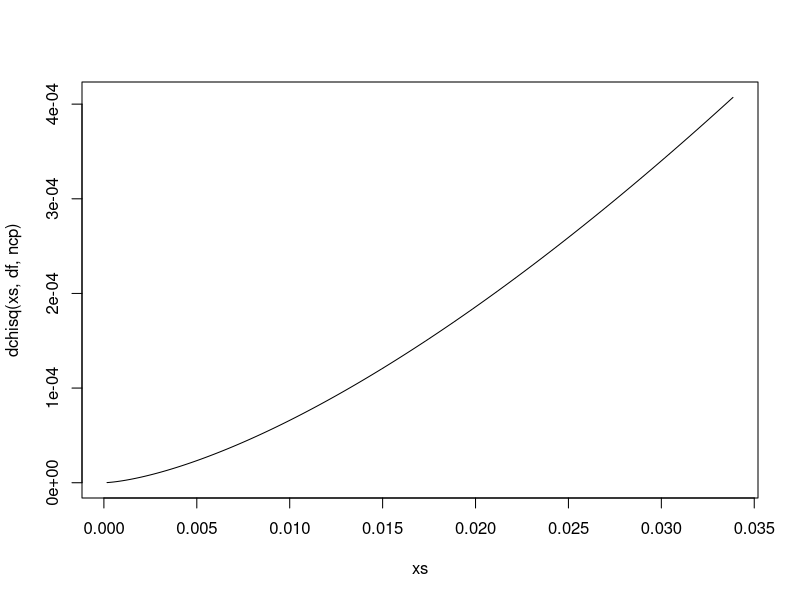
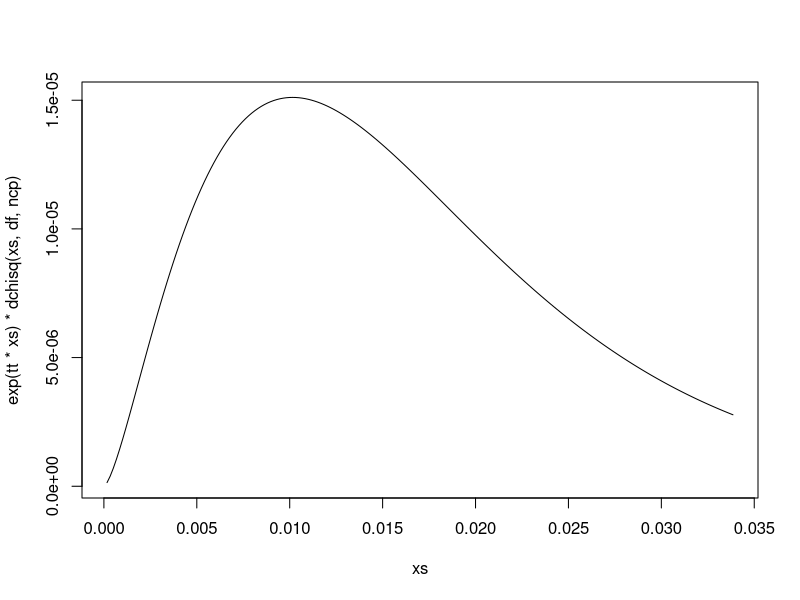
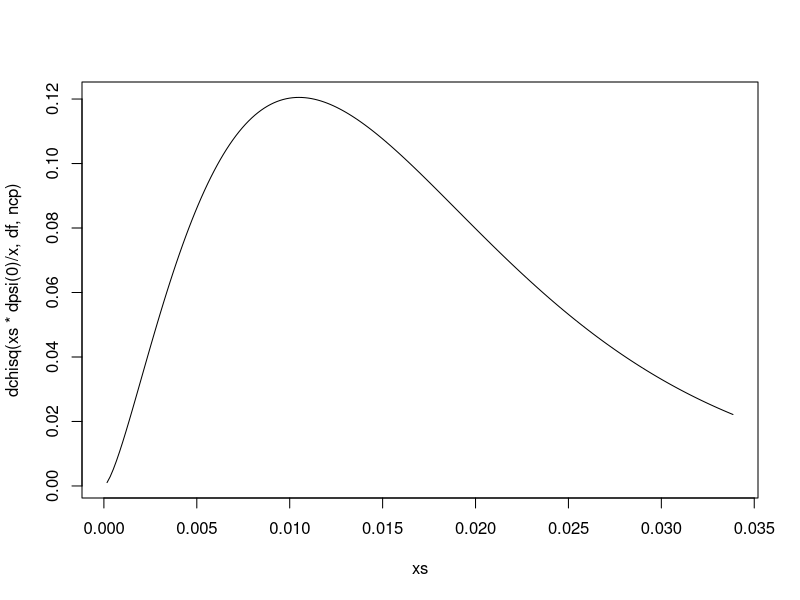
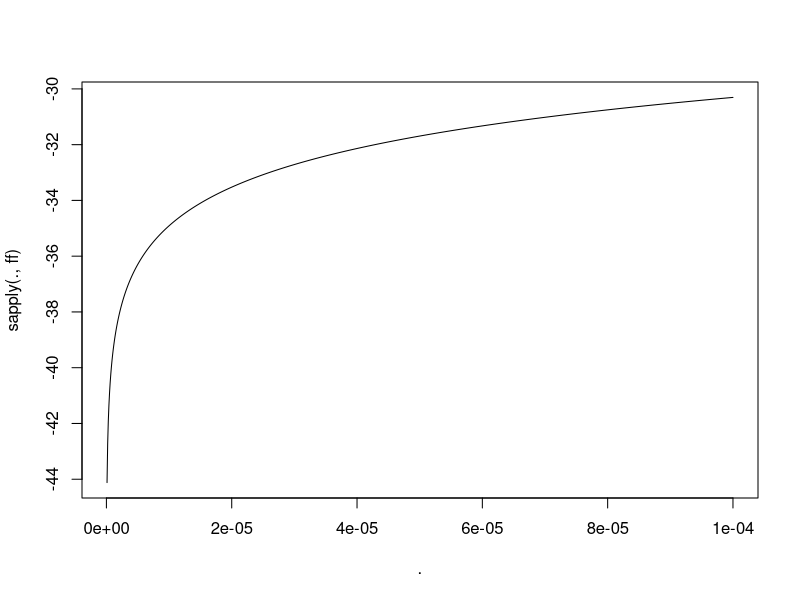

Recreate these plots in R, in order.
####
##  General non-central chi squared
####

library(pracma); library(magrittr)

f2 <- function(x, y=0) sum((x-y)^2)

## probability that x in S^(p-1) has x[1] > 1-2*u
lcap_prob <- function(p, u) {
  log(1/2) + pbeta((1 - 2*u)^2, 1/2, (p+1)/2, lower.tail=FALSE, log.p = TRUE)
}

rgchisq0 <- function(n, Sigma, mu) {
  p <- dim(Sigma)[1]
  L <- chol(Sigma)
  x <- L %*% (randn(p, n) + mu)
  colSums(x^2)
}

rgchisq <- function(n, Sigma, mu) {
  p <- dim(Sigma)[1]
  res <- eigen(Sigma); ls <- res$values
  nu <- as.numeric(t(res$vectors) %*% mu)
  x <- sqrt(ls) * (randn(p, n) + nu)
  colSums(x^2)
}

mgf_gchisq <- function(tt, Sigma, mu, log = FALSE) {
  p <- dim(Sigma)[1]
  tt <- t(t(tt))
  res <- eigen(Sigma); ls <- res$values
  nu <- as.numeric(t(res$vectors) %*% mu)
  tM <- repmat(tt, 1, p)
  lM <- repmat(t(ls), length(tt), 1)
  nM <- repmat(t(nu), length(tt), 1)
  if (log) {
    temp <- -1/2 * log(1 - 2*tM*lM) + (nM^2*lM*tM/(1 - 2*tM*lM))
    return(rowSums(temp))
  } else {
    temp <- 1/sqrt(1 - 2*tM*lM)*exp(nM^2*lM*tM/(1 - 2*tM*lM))
    return(apply(temp, 1, prod))
  }
}

## gives function handles for psi = log mgf, (d/dt) psi, (d2/dt^2) psi, (d psi)^{-1}
log_mgf_gchisq_ <- function(Sigma, mu) {
  p <- dim(Sigma)[1]
  res <- eigen(Sigma); ls <- res$values
  nu <- as.numeric(t(res$vectors) %*% mu)
  psi <- function(tt)
    sum(-1/2 * log(1 - 2*tt*ls) + (nu^2*ls*tt/(1 - 2*tt*ls)))
  dpsi <- function(tt) {
    ##numDeriv::grad(psi, tt)
    sum(ls*(1 + nu^2)/(1-2*ls*tt)) + sum(2*nu^2*ls^2*tt/(1 - 2*ls*tt)^2)
  }
  d2psi <- function(tt) {
    ##numDeriv::hessian(psi, tt)[1]
    sum(2*ls^2*(1+2*nu^2)/(1-2*ls*tt)^2 + 8*ls^3*nu^2*tt/(1-2*ls*tt)^3)
  }
  dpsi_inv <- function(x, ...) {
    ff <- function(tt) (dpsi(tt) - x)^2
    res <- optimize(ff, ...)
    res$minimum
  }
  list(psi = psi, dpsi = dpsi, d2psi = d2psi, dpsi_inv = dpsi_inv)
}


## fourier inversion
finv <- function(fs, cs, x) {
  diffs <- Im(fs)[-1] - Im(fs)[-length(fs)]
  fM <- repmat(t(fs), length(x), 1)
  cM <- repmat(t(cs), length(x), 1)
  xM <- repmat(t(t(x)), 1, length(fs))
  vals <- exp(-fM * xM) * cM
  vals2 <- (vals[, -1, drop = FALSE] 
            + vals[, -length(fs), drop = FALSE])/2
  Re(rowSums(vals2 * diffs))/(2 * pi)
}

####
##  Upper bound using Markov
####

## exponential bound on Pr[<x]
mb_gchisq <- function(tt, x, Sigma, mu) {
  ms <- exp(mgf_gchisq(tt, Sigma, mu, TRUE))
  ms/exp(tt * x)
}

## derivative of log. expo. bound wrt t
prox_dleb <- function(tt, x, Sigma, mu) {
  p <- dim(Sigma)[1]
  res <- eigen(Sigma); ls <- res$values
  nu <- as.numeric(t(res$vectors) %*% mu)
  u <- 1/tt
  # actual
  sum(ls*(1 + nu^2)/(1-2*ls*tt)) + sum(2*nu^2*ls^2*tt/(1 - 2*ls*tt)^2) - x
  # second-order
  (-p/2)*u + sum((1+2*nu+3*nu^2)/ls)/4*u^2 - x
  # first-order
  (-p/2) * u - x
}

## exponential bound on log Pr[<x] plugging in t = -p/2x
# lmb_gchisq <- function(x, Sigma, mu) {
#   log(mb_gchisq(-.5*dim(Sigma)[1]/x, x, Sigma, mu))
# }

lmb_gchisq <- function(x, Sigma, mu) {
    p <- dim(Sigma)[1]
    res <- eigen(Sigma); ls <- res$values
    nu <- as.numeric(t(res$vectors) %*% mu)
    -1/2 * sum(log(1 + ls*p/x)) + p/2 * 
      (1 - sum(nu^2*ls/(1 + ls*p/x))/x)
}

qlmb_gchisq <- function(lprob, Sigma, mu, intv = c(1e-10, 1e3)) {
  ff <- function(x) (lmb_gchisq(x, Sigma, mu) - lprob)^2
  res <- optimise(ff, interval=intv)
  res$minimum
}

####
##  Exponential tilting
####

## investigations using chi-squared

xs <- 0:100/10000

quadfmla <- function(a, b, c, s = c(-1, 1))
  (-b + s*sqrt(b^2 - 4*a*c))/(2 * a)

ncp <- 2*rexp(1)
df <- 5
psi <- function(tt) ncp * tt/(1 - 2*tt) - (df/2) * log(1-2*tt)
dpsi <- function(tt) (ncp + df)/(1 - 2*tt) + 2 * ncp * tt/(1-2*tt)^2
d2psi <- function(tt) 4*ncp/(1-2*tt)^2 + 8*ncp*tt/(1-2*tt)^3 + 2*df/(1-2*tt)^2
dpsi_inv <- function(x) quadfmla(4*x, -4*x+2*df, x - ncp - df, -1)

c(dpsi(0), ncp+df)
c(d2psi(0), 2*(df + 2*ncp))


-rexp(1) %>% {c(numDeriv::grad(psi, .), dpsi(.))}
-rexp(1) %>% {c(numDeriv::hessian(psi, .), d2psi(.))}
runif(1) %>% {c(., dpsi(dpsi_inv(.)))}


(mu <- dpsi(0))
(x <- .01 * runif(1) * mu)
xs <- x * (1:200)/100
tt <- dpsi_inv(x)


d2psi(tt)

dpsi(0)/sqrt(d2psi(0))
dpsi(tt)/sqrt(d2psi(tt))


(sig <- d2psi(tt)/(2 * dpsi(tt)))
(kk <- dpsi(tt)/sig)

plot(xs, dchisq(xs, df, ncp), type = "l")
plot(xs, exp(tt * xs) * dchisq(xs, df, ncp), type = "l")
plot(xs, dchisq(xs * dpsi(0)/x, df, ncp), type = "l")


####
##  Lower bound using cap
####

log_vsph <- function(d, r=1)
  log(2/d) + (d/2)*log(pi) - lgamma(d/2) + d*log(r)
#c(exp(log_vsph(3)), 4/3 * pi)

## bound on log Pr[<x], creates function handle
cap_lb_ <- function(x, Sigma, mu) {
  p <- dim(Sigma)[1]
  res <- eigen(Sigma); ls <- res$values
  nu <- as.numeric(t(res$vectors) %*% mu)
  ## Compute height constants, etc
  nun <- nu/sqrt(f2(nu))
  nSn <- sum(nun^2/ls)
  #c(nSn, t(mu) %*% solve(Sigma, mu)/f2(mu))
  zh <- sqrt(x/nSn) * (nun/ls)
  h <- sqrt(x * nSn)
  ## Volume of ellipse
  vc <- log_vsph(p) + (p/2)*log(x) - (1/2)*sum(log(ls))
  #c(h, sum(zh * nun))
  d0 <- sqrt(f2(h * nun, zh))
  ## Function handle
  ff <- function(u) {
    ## volume of cap
    cv <- vc + lcap_prob(p, u)
    ml <- (sqrt(f2(nu)) + h*(1-2*u))^2 +
      (d0 + sqrt(x/min(ls))*sqrt(1-(1-2*u)^2))^2
    dens <- -(p/2) * log(2*pi) - (ml^2)/2
    dens + cv
  }
  ff
}

# ####
# ##  Check cap volume and density
# ####
# 
# p <- 3
# mu <- 2 * rnorm(p)
# Sigma <- 0*cov(randn(3*p, p)) + eye(p)
# s1 <- rgchisq(1e6, Sigma, mu)
# x <- s1[100]
# res <- eigen(Sigma); ls <- res$values
# nu <- as.numeric(t(res$vectors) %*% mu)
# cube_l_min <- 2 * sqrt(x/min(ls))
# 
# mc.s <- 1e5
# cube_l <- 1.1 * cube_l_min
# cube_vol <- cube_l^p
# pts <- cube_l * matrix(runif(mc.s * p) - .5, mc.s, p)
# 
# ## check volume
# mc.s <- 1e7
# pts <- cube_l * matrix(runif(mc.s * p) - .5, mc.s, p)
# #nms <- apply(pts, 1, function(v) t(v) %*% Sigma %*% v)
# nms <- rowSums((pts %*% sqrtm(Sigma))^2)
# #  # empirical volume
# mean(nms < x) * cube_vol
# #  # computed volume
# (vol_e <- exp(log_vsph(p) - .5 * sum(log(ls)) + (p/2) * log(x)))
# ee <- pts[nms < x, ]
# 
# ## Check cap height
# nun <- nu/sqrt(f2(nu))
# nSn <- sum(nun^2/ls)
# zh <- sqrt(x/nSn) * (nun/ls)
# h <- sqrt(x * nSn)
# mun <- mu/sqrt(f2(mu))
# hs <- ee %*% mun
# c(max(hs), h)
# d0 <- sqrt(f2(h * nun, zh))
# 
# ## Check cap vol
# u <- runif(1)/3
# #  #  empirical volume
# mean(hs > (1-2*u)*h) * vol_e
# #  #  computed volume
# exp(log_vsph(p) - .5 * sum(log(ls)) + (p/2) * log(x) + lcap_prob(p, u))
# 
# ## Check cap distance
# diffs <- t(-t(ee) + mu)
# par_dists <- (diffs %*% mun)^2
# dists <- rowSums(t(t(ee) - mu)^2)
# orth_dists <- dists - par_dists
# (maxdist <- max(dists[hs > (1-2*u)*h]))
# (sqrt(f2(nu)) - h*(1-2*u))^2 +  (d0 + sqrt(x/min(ls))*sqrt(1-(1-2*u)^2))^2
# c(max(par_dists[hs > (1-2*u)*h]), (sqrt(f2(nu)) - h*(1-2*u))^2)
# c(max(orth_dists[hs > (1-2*u)*h]), (d0 + sqrt(x/min(ls))*sqrt(1-(1-2*u)^2))^2)

####
##  Tests
####

p <- 3;
mu <- rnorm(p)
Sigma <- cov(randn(2*p, p))
#s1 <- rgchisq0(1e6, Sigma, mu)
s1 <- sort(rgchisq(1e6, Sigma, mu))
cdf <- function(x) sum(s1 < x)/length(s1)
cap_par <- 0.01
s1[50] %>% {c(cap_lb_(., Sigma, mu)(cap_par), log(cdf(.)), lmb_gchisq(., Sigma, mu))}

x <- s1[50]
ff <- cap_lb_(x, Sigma, mu)
(1:1e3/1e7) %>% plot(., sapply(., ff), type = "l")
